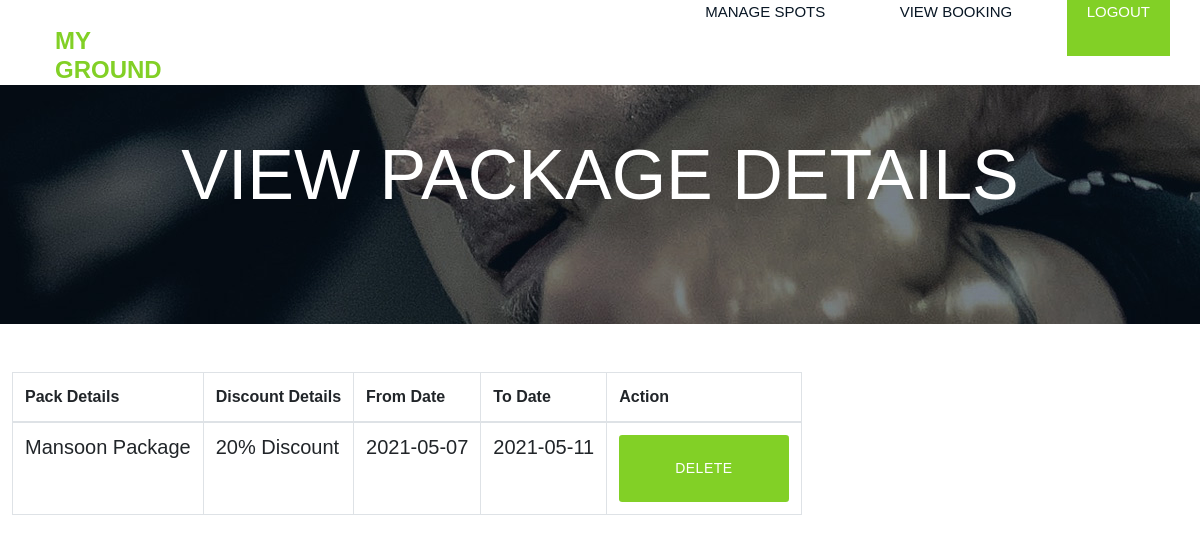
Page /owner/ViewPackage?id=2 on the committed database.
### Turf/models.py (models this page shows)
class Package(models.Model):
    turf = models.ForeignKey(Turf, on_delete=models.CASCADE)
    pack = models.CharField(max_length=50)
    fdate = models.CharField(max_length=50,null=True)
    tdate = models.CharField(max_length=50,null=True)
    discount = models.CharField(max_length=50,null=True)

### Turf/owner_views.py (the view)
# urls.py: path('ViewPackage',ViewPackage.as_view()),
class ViewPackage(TemplateView):
    template_name = 'owner/view_package.html'
    def get_context_data(self, **kwargs):
        context = super(ViewPackage,self).get_context_data(**kwargs)
        id= self.request.GET['id']
        pk = Package.objects.filter(turf=id)
        context['b'] = pk
        return context

### templates/owner/view_package.html (shortened to what this page needs)
{% extends 'owner/owner_base.html' %}
{% load static %}
{% block content %}
<div class="hero-section set-bg" data-setbg="{% static 'img/contact-bg.jpg'%}" style="background-image: url(&quot;img/contact-bg.jpg&quot;);">
       <br>
            <br>
    <h1 align="center"><font color="white" >VIEW PACKAGE DETAILS</font></h1>
    </div>
    <br>
    <br>
    <div class="site-section">
      <div class="container">
        <div class="row mb-5">
          <form class="col-md-18" method="post" >
            <div class="site-blocks-table">
              <table class="table table-bordered" align="center">
                <thead >
                  <tr>
                    <th class="product-name">Pack Details</th>
                    <th class="product-name">Discount Details</th>
                      <th class="product-email">From Date</th>
                      <th class="product-email">To Date</th>
                      <th class="product-email">Action</th>
                  </tr>
                </thead>
                <tbody>
                {% for ps in b %}
                  <tr>
                    <td class="product-name">
                        <h2 class="h5 text-black">{{ ps.pack }}</h2>
                    </td>
                  <td class="product-email">
                      <h2 class="h5 text-black">{{ ps.discount }}% Discount</h2>
                    </td>
                  <td class="product-email">
                      <h2 class="h5 text-black">{{ ps.fdate }}</h2><br>
                    </td>
                      <td class="product-email">
                      <h2 class="h5 text-black">{{ ps.tdate }}</h2><br>
                    </td>
                      <td class="product-email">
                      <a href="DeletePack?id={{ ps.id }}" class="buy-now btn btn-sm height-auto px-12 py- primary-btn">Delete</a>
                    </td>
                  </tr>
                {% endfor %}
                </tbody>
              </table>
            </div>
          </form>
        </div>
        </div>
      </div>
{% endblock %}

### Turf/static/css/style.css (style rules this page uses)
html, body { height: 100%; font-family: "PT Sans", sans-serif; -webkit-font-smoothing: antialiased; font-smoothing: antialiased; background: none; }
h1, h2, h3, h4, h5, h6 { margin: 0; color: #111111; font-weight: 500; font-family: "Oswald", sans-serif; }
h1 { font-size: 70px; }
h2 { font-size: 36px; }
.set-bg { background-repeat: no-repeat; background-size: cover; background-position: top center; }
.primary-btn { display: inline-block; font-size: 14px; font-weight: 500; padding: 22px 55px; color: #ffffff; background: #82D026; letter-spacing: 0.5px; font-family: "Oswald", sans-serif; text-transform: uppercase; }
.hero-section { height: 239px; }
@media (min-width: 1200px) { .container { max-width: 1176px; } }

### rows in the picture
Package: pack "Mansoon Package", discount "20", fdate "2021-05-07", tdate "2021-05-11"
